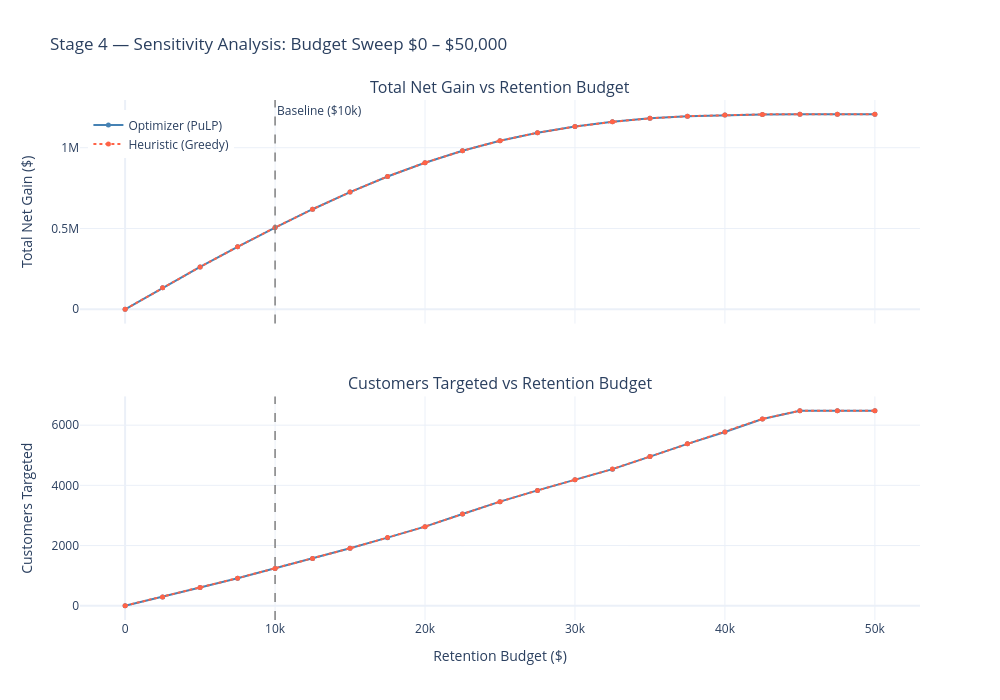

The cell this chart's notebook holds for it:
### Code cell
import plotly.graph_objects as go
from plotly.subplots import make_subplots

fig = make_subplots(
    rows=2, cols=1,
    subplot_titles=(
        'Total Net Gain vs Retention Budget',
        'Customers Targeted vs Retention Budget'
    ),
    vertical_spacing=0.14,
    shared_xaxes=True
)

budgets = sensitivity_df['budget']

# ── Panel 1 — net gain ────────────────────────────────────────────────────────
fig.add_trace(
    go.Scatter(x=budgets, y=sensitivity_df['opt_gain'],
               mode='lines+markers', name='Optimizer (PuLP)',
               line=dict(color='steelblue', width=2), marker=dict(size=5)),
    row=1, col=1
)
fig.add_trace(
    go.Scatter(x=budgets, y=sensitivity_df['heur_gain'],
               mode='lines+markers', name='Heuristic (Greedy)',
               line=dict(color='tomato', width=2, dash='dot'), marker=dict(size=5)),
    row=1, col=1
)
fig.add_vline(x=10_000, line=dict(color='grey', dash='dash', width=1.5),
              annotation_text='Baseline ($10k)', annotation_position='top right',
              row=1, col=1)
fig.update_yaxes(title_text='Total Net Gain ($)', row=1, col=1)

# ── Panel 2 — customers targeted ─────────────────────────────────────────────
fig.add_trace(
    go.Scatter(x=budgets, y=sensitivity_df['opt_n'],
               mode='lines+markers', name='Optimizer (PuLP)',
               line=dict(color='steelblue', width=2), marker=dict(size=5),
               showlegend=False),
    row=2, col=1
)
fig.add_trace(
    go.Scatter(x=budgets, y=sensitivity_df['heur_n'],
               mode='lines+markers', name='Heuristic (Greedy)',
               line=dict(color='tomato', width=2, dash='dot'), marker=dict(size=5),
               showlegend=False),
    row=2, col=1
)
fig.add_vline(x=10_000, line=dict(color='grey', dash='dash', width=1.5),
              row=2, col=1)
fig.update_xaxes(title_text='Retention Budget ($)', row=2, col=1)
fig.update_yaxes(title_text='Customers Targeted',  row=2, col=1)

fig.update_layout(
    height=700,
    width=1000,
    title_text='Stage 4 — Sensitivity Analysis: Budget Sweep $0 – $50,000',
    legend=dict(x=0.01, y=0.98),
    template='plotly_white'
)
fig.show()

### Figure 1 — Plotly figure (JSON) as saved in the notebook; plotly's stock layout.template omitted (floating-point values rounded to 4 significant figures)
{"data": [{"line": {"color": "steelblue", "width": 2}, "marker": {"size": 5}, "mode": "lines+markers", "name": "Optimizer (PuLP)", "type": "scatter", "x": [0, 2500, 5000, 7500, 10000, 12500, 15000, 17500, 20000, 22500, 25000, 27500, 30000, 32500, 35000, 37500, 40000, 42500, 45000, 47500, 50000], "xaxis": "x", "y": [0.0, 133500.0, 262300.0, 386700.0, 506000.0, 619400.0, 725300.0, 821900.0, 907100.0, 981000.0, 1043000.0, 1093000.0, 1131000.0, 1160000.0, 1182000.0, 1195000.0, 1203000.0, 1206000.0, 1207000.0, 1207000.0, 1207000.0], "yaxis": "y"}, {"line": {"color": "tomato", "dash": "dot", "width": 2}, "marker": {"size": 5}, "mode": "lines+markers", "name": "Heuristic (Greedy)", "type": "scatter", "x": [0, 2500, 5000, 7500, 10000, 12500, 15000, 17500, 20000, 22500, 25000, 27500, 30000, 32500, 35000, 37500, 40000, 42500, 45000, 47500, 50000], "xaxis": "x", "y": [0.0, 133400.0, 262300.0, 386700.0, 505900.0, 619400.0, 725300.0, 821900.0, 907100.0, 980900.0, 1043000.0, 1093000.0, 1131000.0, 1160000.0, 1182000.0, 1195000.0, 1203000.0, 1206000.0, 1207000.0, 1207000.0, 1207000.0], "yaxis": "y"}, {"line": {"color": "steelblue", "width": 2}, "marker": {"size": 5}, "mode": "lines+markers", "name": "Optimizer (PuLP)", "showlegend": false, "type": "scatter", "x": [0, 2500, 5000, 7500, 10000, 12500, 15000, 17500, 20000, 22500, 25000, 27500, 30000, 32500, 35000, 37500, 40000, 42500, 45000, 47500, 50000], "xaxis": "x2", "y": [0, 292, 605, 915, 1239, 1567, 1907, 2262, 2627, 3047, 3458, 3832, 4187, 4539, 4956, 5379, 5774, 6207, 6481, 6481, 6481], "yaxis": "y2"}, {"line": {"color": "tomato", "dash": "dot", "width": 2}, "marker": {"size": 5}, "mode": "lines+markers", "name": "Heuristic (Greedy)", "showlegend": false, "type": "scatter", "x": [0, 2500, 5000, 7500, 10000, 12500, 15000, 17500, 20000, 22500, 25000, 27500, 30000, 32500, 35000, 37500, 40000, 42500, 45000, 47500, 50000], "xaxis": "x2", "y": [0, 293, 608, 914, 1240, 1568, 1908, 2263, 2628, 3045, 3459, 3831, 4189, 4540, 4957, 5379, 5776, 6209, 6481, 6481, 6481], "yaxis": "y2"}], "layout": {"annotations": [{"font": {"size": 16}, "showarrow": false, "text": "Total Net Gain vs Retention Budget", "x": 0.5, "xanchor": "center", "xref": "paper", "y": 1, "yanchor": "bottom", "yref": "paper"}, {"font": {"size": 16}, "showarrow": false, "text": "Customers Targeted vs Retention Budget", "x": 0.5, "xanchor": "center", "xref": "paper", "y": 0.43, "yanchor": "bottom", "yref": "paper"}, {"showarrow": false, "text": "Baseline ($10k)", "x": 10000, "xanchor": "left", "xref": "x", "y": 1, "yanchor": "top", "yref": "y domain"}], "height": 700, "legend": {"x": 0.01, "y": 0.98}, "shapes": [{"line": {"color": "grey", "dash": "dash", "width": 1.5}, "type": "line", "x0": 10000, "x1": 10000, "xref": "x", "y0": 0, "y1": 1, "yref": "y domain"}, {"line": {"color": "grey", "dash": "dash", "width": 1.5}, "type": "line", "x0": 10000, "x1": 10000, "xref": "x2", "y0": 0, "y1": 1, "yref": "y2 domain"}], "title": {"text": "Stage 4 — Sensitivity Analysis: Budget Sweep $0 – $50,000"}, "width": 1000, "xaxis": {"anchor": "y", "domain": [0, 1], "matches": "x2", "showticklabels": false}, "xaxis2": {"anchor": "y2", "domain": [0, 1], "title": {"text": "Retention Budget ($)"}}, "yaxis": {"anchor": "x", "domain": [0.57, 1], "title": {"text": "Total Net Gain ($)"}}, "yaxis2": {"anchor": "x2", "domain": [0, 0.43], "title": {"text": "Customers Targeted"}}}}
